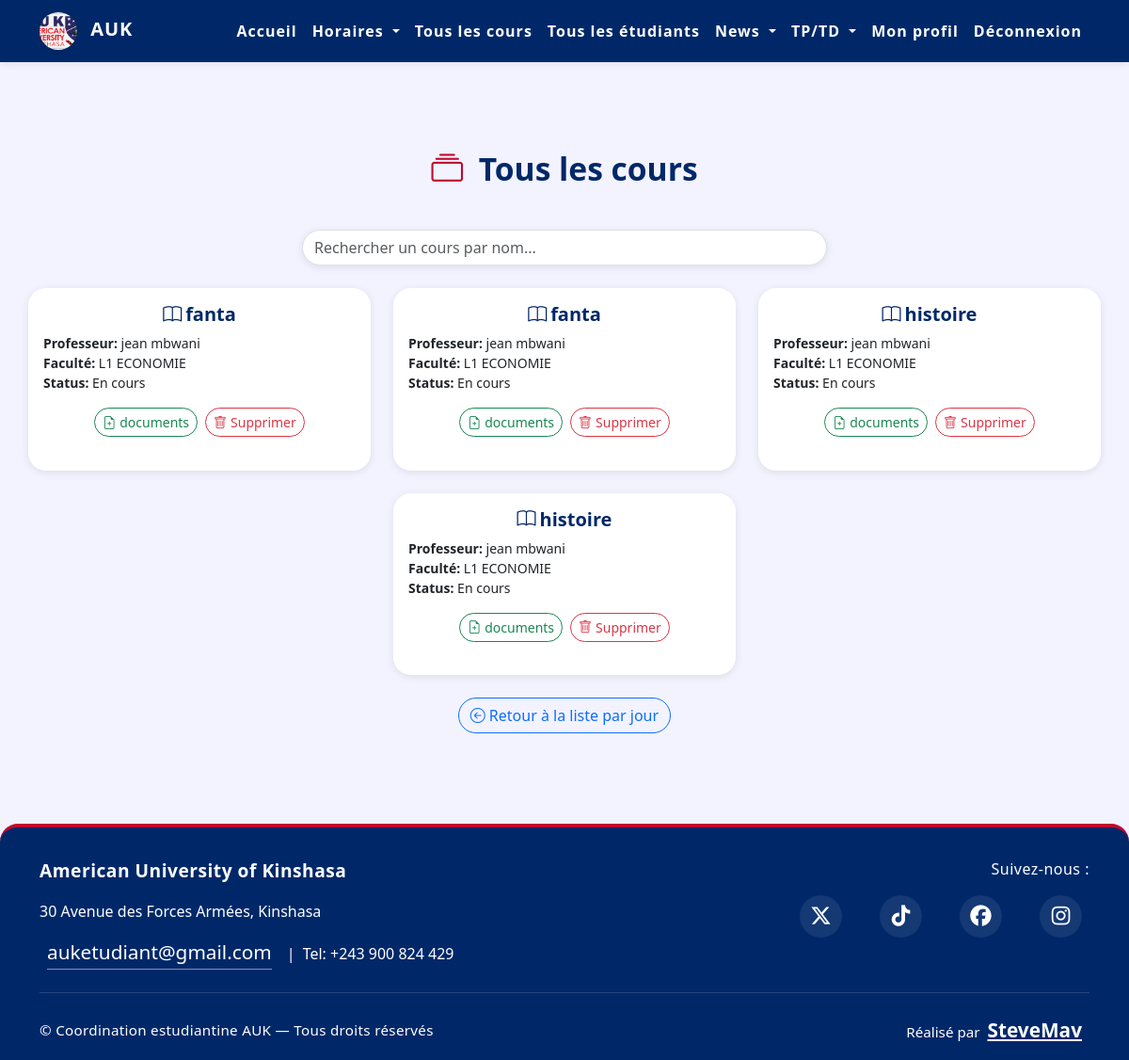
The app's page /schedule/course/ (signed in), older data.
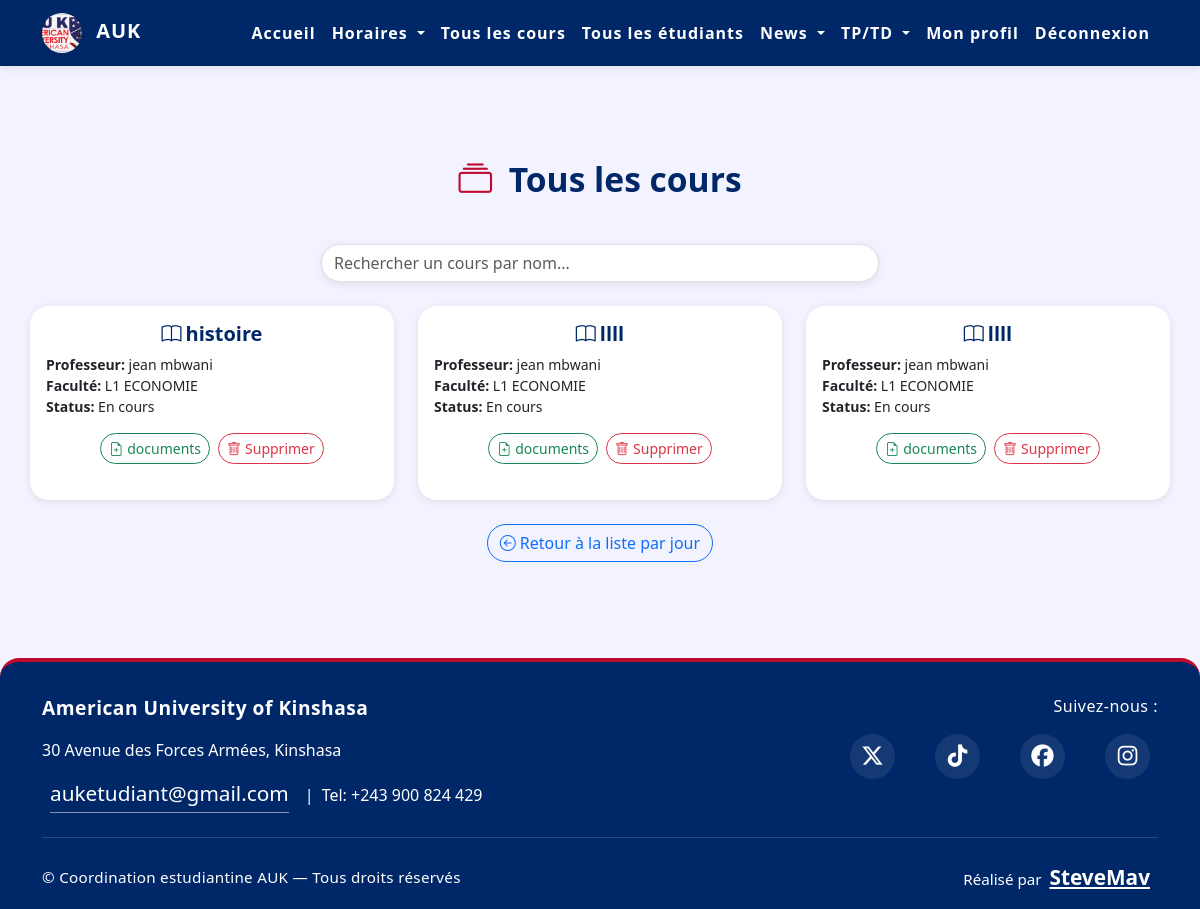
The same page, newer data.
### schedule/models.py (models this page shows, shortened)
class Course(models.Model):
    name = models.CharField(max_length=255)
    professor = models.CharField(max_length=255)
    total_hours = models.IntegerField(null=True, blank=True)
    faculty = models.ForeignKey(Faculty, on_delete=models.CASCADE)
    finished = models.BooleanField(default=False)

class Faculty(models.Model):
    name = models.CharField(max_length=255)
    level = models.CharField(max_length=255, null=True, blank=True)
    head_of_faculty = models.CharField(max_length=255, null=True, blank=True)

### schedule/views.py (the view)
# urls.py: path('course/', views.all_courses_view, name='all_courses'),
@login_required
def all_courses_view(request):
    user = request.user
    if user.is_superuser:
        courses = Course.objects.all().prefetch_related('files', 'faculty')
    elif hasattr(user, 'cpprofile'):
        courses = Course.objects.filter(faculty=user.cpprofile.faculty).prefetch_related('files', 'faculty')
    else:
        try:
            faculty = UserProfile.objects.get(user=user).faculty
            courses = Course.objects.filter(faculty=faculty).prefetch_related('files', 'faculty')
        except (UserProfile.DoesNotExist, ObjectDoesNotExist):
            courses = Course.objects.none()
    return render(request, 'schedule/all_courses.html', {'courses': courses})

### schedule/templates/schedule/all_courses.html (shortened to what this page needs)
{% load schedule_tags %}
{% load static %}
<!DOCTYPE html>
<html>
<head>
    <link href="https://cdn.jsdelivr.net/npm/bootstrap@5.3.0/dist/css/bootstrap.min.css" rel="stylesheet">
    <link href="https://cdn.jsdelivr.net/npm/bootstrap-icons@1.10.5/font/bootstrap-icons.css" rel="stylesheet">
    <link rel="stylesheet" href="{% static 'css/styles.css' %}">
</head>
<body class="d-flex flex-column min-vh-100">
    {% include 'navbar.html' %}
    <main class="flex-grow-1">
    <div class="container py-5 px-2 px-md-0">
        <div class="courses-title">
            <i class="bi bi-collection me-2" style="color:#bf0a30;"></i>
            Tous les cours
        </div>
        <div class="row mb-4 justify-content-center">
            <div class="col-12 col-md-8 col-lg-6">
                <input type="text" id="searchCourseInput" class="form-control rounded-pill shadow-sm" placeholder="Rechercher un cours par nom...">
            </div>
        </div>
        <div class="row g-4 justify-content-center">
            {% for course in courses %}
            <div class="col-12 col-sm-10 col-md-6 col-lg-4">
                <div class="card course-card h-100 shadow-sm">
                    <div class="card-body d-flex flex-column">
                        <h5 class="card-title mb-2 text-center">
                            <a href="#" data-bs-toggle="modal" data-bs-target="#modalCourseFiles{{ course.id }}">
                                <i class="bi bi-book me-1"></i>{{ course.name }}
                            </a>
                        </h5>
                        <div class="mb-3 small">
                            <div><strong>Professeur:</strong> {{ course.professor }}</div>
                            <div><strong>Faculté:</strong> {{ course.faculty.name }}</div>
                            <div><strong>Status:</strong> {{ course.finished|yesno:"Terminé,En cours" }}</div>
                        </div>
                        <div class="mt-auto d-flex flex-wrap gap-2 justify-content-center">
                            {% if perms.schedule.add_coursefile %}
                                <button type="button" class="btn btn-outline-success btn-sm add-pdf-btn" data-bs-toggle="modal" data-bs-target="#modalCourseFiles{{ course.id }}">
                                    <i class="bi bi-file-earmark-plus me-1"></i>documents
                                </button>
                            {% else %}
                                <button type="button" class="btn btn-outline-primary btn-sm add-pdf-btn" data-bs-toggle="modal" data-bs-target="#modalCourseFiles{{ course.id }}">
                                    <i class="bi bi-file-earmark-text me-1"></i>telecharger les documents
                                </button>
                            {% endif %}
                            {% if perms.schedule.delete_course %}
                                <button type="button" class="btn btn-outline-danger btn-sm add-pdf-btn" data-bs-toggle="modal" data-bs-target="#confirmDeleteModal{{ course.id }}">
                                    <i class="bi bi-trash me-1"></i>Supprimer
                                </button>
                            {% endif %}
                        </div>
                    </div>
                </div>
            </div>
            {% endfor %}
        </div>
        <div class="text-center">
            <a href="{% url 'schedule:course_list' %}" class="btn btn-outline-primary back-btn mt-4">
                <i class="bi bi-arrow-left-circle me-1"></i>Retour à la liste par jour
            </a>
        </div>
    </div>
    </main>
    {% include 'footer.html' %}
</body>
</html>

Row changes from the older to the newer data that the page shows:
removed Course: name "fanta", professor "jean mbwani", faculty.name "L1 ECONOMIE", finished "En cours"
removed Course: name "fanta", professor "jean mbwani", faculty.name "L1 ECONOMIE", finished "En cours"
removed Course: name "histoire", professor "jean mbwani", faculty.name "L1 ECONOMIE", finished "En cours"
added Course: name "llll", professor "jean mbwani", faculty.name "L1 ECONOMIE", finished "En cours"
added Course: name "llll", professor "jean mbwani", faculty.name "L1 ECONOMIE", finished "En cours"
